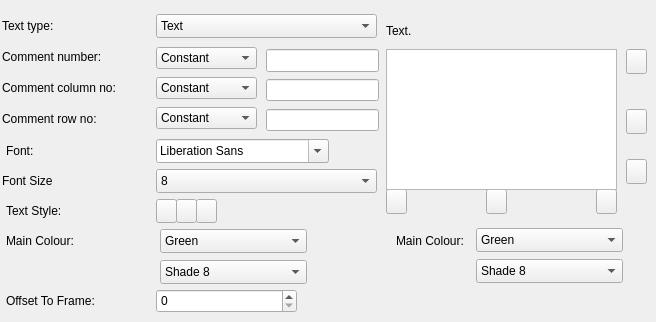
   <widget class="QWidget" name="Hover">
    <attribute name="title">
     <string>Hover</string>
    </attribute>
    <widget class="QPushButton" name="pushButton_12">
     <property name="geometry">
      <rect>
       <x>176</x>
       <y>199</y>
       <width>21</width>
       <height>24</height>
      </rect>
     </property>
     <property name="text">
      <string/>
     </property>
     <property name="icon">
      <iconset theme="QIcon::ThemeIcon::FormatTextItalic"/>
     </property>
    </widget>
    <widget class="QPushButton" name="pushButton_13">
     <property name="geometry">
      <rect>
       <x>386</x>
       <y>189</y>
       <width>21</width>
       <height>25</height>
      </rect>
     </property>
     <property name="text">
      <string/>
     </property>
     <property name="icon">
      <iconset theme="QIcon::ThemeIcon::FormatJustifyLeft"/>
     </property>
    </widget>
    <widget class="QLabel" name="label_20">
     <property name="geometry">
      <rect>
       <x>386</x>
       <y>19</y>
       <width>31</width>
       <height>24</height>
      </rect>
     </property>
     <property name="text">
      <string>Text.</string>
     </property>
    </widget>
    <widget class="QPushButton" name="pushButton_14">
     <property name="geometry">
      <rect>
       <x>486</x>
       <y>189</y>
       <width>21</width>
       <height>25</height>
      </rect>
     </property>
     <property name="text">
      <string/>
     </property>
     <property name="icon">
      <iconset theme="QIcon::ThemeIcon::FormatJustifyCenter"/>
     </property>
    </widget>
    <widget class="QLabel" name="label_21">
     <property name="geometry">
      <rect>
       <x>2</x>
       <y>169</y>
       <width>148</width>
       <height>24</height>
      </rect>
     </property>
     <property name="text">
      <string>Font Size</string>
     </property>
    </widget>
    <widget class="QPushButton" name="pushButton_15">
     <property name="geometry">
      <rect>
       <x>626</x>
       <y>159</y>
       <width>21</width>
       <height>25</height>
      </rect>
     </property>
     <property name="text">
      <string/>
     </property>
     <property name="icon">
      <iconset theme="QIcon::ThemeIcon::FormatJustifyRight"/>
     </property>
    </widget>
    <widget class="QSpinBox" name="spinBox_2">
     <property name="geometry">
      <rect>
       <x>156</x>
       <y>289</y>
       <width>141</width>
       <height>24</height>
      </rect>
     </property>
    </widget>
    <widget class="QPushButton" name="pushButton_16">
     <property name="geometry">
      <rect>
       <x>596</x>
       <y>189</y>
       <width>21</width>
       <height>25</height>
      </rect>
     </property>
     <property name="text">
      <string/>
     </property>
     <property name="icon">
      <iconset theme="QIcon::ThemeIcon::FormatJustifyRight"/>
     </property>
    </widget>
    <widget class="QComboBox" name="comboBox_16">
     <property name="geometry">
      <rect>
       <x>156</x>
       <y>14</y>
       <width>221</width>
       <height>24</height>
      </rect>
     </property>
     <item>
      <property name="text">
       <string>Text</string>
      </property>
     </item>
     <item>
      <property name="text">
       <string>Comment</string>
      </property>
     </item>
    </widget>
    <widget class="QWidget" name="layoutWidget">
     <property name="geometry">
      <rect>
       <x>156</x>
       <y>45</y>
       <width>101</width>
       <height>86</height>
      </rect>
     </property>
     <layout class="QGridLayout" name="gridLayout_4">
      <item row="0" column="0">
       <widget class="QComboBox" name="comboBox_17">
        <item>
         <property name="text">
          <string>Constant</string>
         </property>
        </item>
        <item>
         <property name="text">
          <string>Tag</string>
         </property>
        </item>
       </widget>
      </item>
      <item row="1" column="0">
       <widget class="QComboBox" name="comboBox_18">
        <item>
         <property name="text">
          <string>Constant</string>
         </property>
        </item>
        <item>
         <property name="text">
          <string>Tag</string>
         </property>
        </item>
       </widget>
      </item>
      <item row="2" column="0">
       <widget class="QComboBox" name="comboBox_19">
        <item>
         <property name="text">
          <string>Constant</string>
         </property>
        </item>
        <item>
         <property name="text">
          <string>Tag</string>
         </property>
        </item>
       </widget>
      </item>
     </layout>
    </widget>
    <widget class="QLabel" name="label_22">
     <property name="geometry">
      <rect>
       <x>6</x>
       <y>199</y>
       <width>148</width>
       <height>24</height>
      </rect>
     </property>
     <property name="text">
      <string>Text Style:</string>
     </property>
    </widget>
    <widget class="QPushButton" name="pushButton_17">
     <property name="geometry">
      <rect>
       <x>196</x>
       <y>199</y>
       <width>21</width>
       <height>24</height>
      </rect>
     </property>
     <property name="text">
      <string/>
     </property>
     <property name="icon">
      <iconset theme="QIcon::ThemeIcon::FormatTextUnderline"/>
     </property>
    </widget>
    <widget class="QLabel" name="label_23">
     <property name="geometry">
      <rect>
       <x>2</x>
       <y>107</y>
       <width>148</width>
       <height>24</height>
      </rect>
     </property>
     <property name="text">
      <string>Comment row no:</string>
     </property>
    </widget>
    <widget class="QComboBox" name="comboBox_20">
     <property name="geometry">
      <rect>
       <x>476</x>
       <y>228</y>
       <width>147</width>
       <height>24</height>
      </rect>
     </property>
     <item>
      <property name="text">
       <string>Green</string>
      </property>
     </item>
    </widget>
    <widget class="QPushButton" name="pushButton_18">
     <property name="geometry">
      <rect>
       <x>156</x>
       <y>199</y>
       <width>21</width>
       <height>24</height>
      </rect>
     </property>
     <property name="text">
      <string/>
     </property>
     <property name="icon">
      <iconset theme="QIcon::ThemeIcon::FormatTextBold"/>
     </property>
    </widget>
    <widget class="QFontComboBox" name="fontComboBox_2">
     <property name="geometry">
      <rect>
       <x>156</x>
       <y>139</y>
       <width>173</width>
       <height>24</height>
      </rect>
     </property>
    </widget>
    <widget class="QLineEdit" name="lineEdit_5">
     <property name="geometry">
      <rect>
       <x>266</x>
       <y>109</y>
       <width>113</width>
       <height>22</height>
      </rect>
     </property>
    </widget>
    <widget class="QLabel" name="label_10">
     <property name="geometry">
      <rect>
       <x>6</x>
       <y>289</y>
       <width>148</width>
       <height>24</height>
      </rect>
     </property>
     <property name="text">
      <string>Offset To Frame:</string>
     </property>
    </widget>
    <widget class="QComboBox" name="comboBox_21">
     <property name="geometry">
      <rect>
       <x>476</x>
       <y>259</y>
       <width>147</width>
       <height>24</height>
      </rect>
     </property>
     <item>
      <property name="text">
       <string>Shade 8</string>
      </property>
     </item>
    </widget>
    <widget class="QLabel" name="label_24">
     <property name="geometry">
      <rect>
       <x>2</x>
       <y>45</y>
       <width>148</width>
       <height>24</height>
      </rect>
     </property>
     <property name="text">
      <string>Comment number:</string>
     </property>
    </widget>
    <widget class="QComboBox" name="comboBox_22">
     <property name="geometry">
      <rect>
       <x>160</x>
       <y>229</y>
       <width>147</width>
       <height>24</height>
      </rect>
     </property>
     <item>
      <property name="text">
       <string>Green</string>
      </property>
     </item>
    </widget>
    <widget class="QLabel" name="label_11">
     <property name="geometry">
      <rect>
       <x>396</x>
       <y>229</y>
       <width>81</width>
       <height>24</height>
      </rect>
     </property>
     <property name="text">
      <string>Main Colour:</string>
     </property>
    </widget>
    <widget class="QLabel" name="label_25">
     <property name="geometry">
      <rect>
       <x>6</x>
       <y>229</y>
       <width>148</width>
       <height>24</height>
      </rect>
     </property>
     <property name="text">
      <string>Main Colour:</string>
     </property>
    </widget>
    <widget class="QLabel" name="label_26">
     <property name="geometry">
      <rect>
       <x>6</x>
       <y>139</y>
       <width>148</width>
       <height>24</height>
      </rect>
     </property>
     <property name="text">
      <string>Font:</string>
     </property>
    </widget>
    <widget class="QLineEdit" name="lineEdit_6">
     <property name="geometry">
      <rect>
       <x>266</x>
       <y>79</y>
       <width>113</width>
       <height>22</height>
      </rect>
     </property>
    </widget>
    <widget class="QPushButton" name="pushButton_19">
     <property name="geometry">
      <rect>
       <x>626</x>
       <y>49</y>
       <width>21</width>
       <height>25</height>
      </rect>
     </property>
     <property name="text">
      <string/>
     </property>
     <property name="icon">
      <iconset theme="QIcon::ThemeIcon::FormatJustifyLeft"/>
     </property>
    </widget>
    <widget class="QLineEdit" name="lineEdit_7">
     <property name="geometry">
      <rect>
       <x>266</x>
       <y>49</y>
       <width>113</width>
       <height>23</height>
      </rect>
     </property>
     <property name="text">
      <string/>
     </property>
    </widget>
    <widget class="QTextEdit" name="textEdit_2">
     <property name="geometry">
      <rect>
       <x>386</x>
       <y>49</y>
       <width>231</width>
       <height>141</height>
      </rect>
     </property>
    </widget>
    <widget class="QLabel" name="label_27">
     <property name="geometry">
      <rect>
       <x>2</x>
       <y>14</y>
       <width>148</width>
       <height>24</height>
      </rect>
     </property>
     <property name="text">
      <string>Text type:</string>
     </property>
    </widget>
    <widget class="QComboBox" name="comboBox_23">
     <property name="geometry">
      <rect>
       <x>156</x>
       <y>169</y>
       <width>221</width>
       <height>24</height>
      </rect>
     </property>
     <item>
      <property name="text">
       <string>8</string>
      </property>
     </item>
     <item>
      <property name="text">
       <string>10</string>
      </property>
     </item>
     <item>
      <property name="text">
       <string>12</string>
      </property>
     </item>
     <item>
      <property name="text">
       <string>14</string>
      </property>
     </item>
     <item>
      <property name="text">
       <string>16</string>
      </property>
     </item>
     <item>
      <property name="text">
       <string>18</string>
      </property>
     </item>
     <item>
      <property name="text">
       <string>20</string>
      </property>
     </item>
     <item>
      <property name="text">
       <string>22</string>
      </property>
     </item>
     <item>
      <property name="text">
       <string>24</string>
      </property>
     </item>
     <item>
      <property name="text">
       <string>28</string>
      </property>
     </item>
     <item>
      <property name="text">
       <string>32</string>
      </property>
     </item>
     <item>
      <property name="text">
       <string>36</string>
      </property>
     </item>
     <item>
      <property name="text">
       <string>40</string>
      </property>
     </item>
    </widget>
    <widget class="QLabel" name="label_28">
     <property name="geometry">
      <rect>
       <x>2</x>
       <y>76</y>
       <width>148</width>
       <height>24</height>
      </rect>
     </property>
     <property name="text">
      <string>Comment column no:</string>
     </property>
    </widget>
    <widget class="QPushButton" name="pushButton_20">
     <property name="geometry">
      <rect>
       <x>626</x>
       <y>109</y>
       <width>21</width>
       <height>25</height>
      </rect>
     </property>
     <property name="text">
      <string/>
     </property>
     <property name="icon">
      <iconset theme="QIcon::ThemeIcon::FormatJustifyCenter"/>
     </property>
    </widget>
    <widget class="QComboBox" name="comboBox_24">
     <property name="geometry">
      <rect>
       <x>160</x>
       <y>260</y>
       <width>147</width>
       <height>24</height>
      </rect>
     </property>
     <item>
      <property name="text">
       <string>Shade 8</string>
      </property>
     </item>
    </widget>
   </widget>
